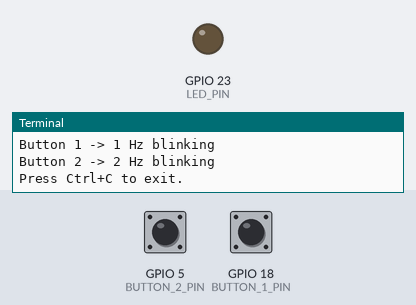
This program was run on a simulated Raspberry Pi (BCM pin numbers). On the bench: output pins drawn as LEDs (lit = HIGH), the last lines printed to the terminal. Dashed ring = blinking. The test bench sets the inputs (shaded band); at power-on: GPIO 5 (BUTTON_2_PIN) HIGH, GPIO 18 (BUTTON_1_PIN) HIGH.

Above: at 1.2 s.
1.3 s: GPIO 5 (BUTTON_2_PIN) pulled LOW for 0.15 s
At 1.62 s:
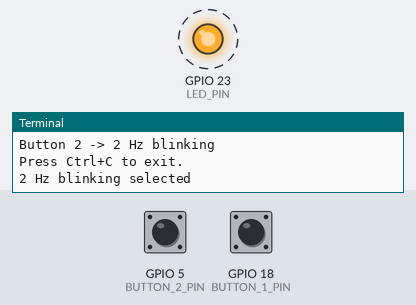
4.4 s: GPIO 18 (BUTTON_1_PIN) pulled LOW for 0.15 s
At 5.1 s:
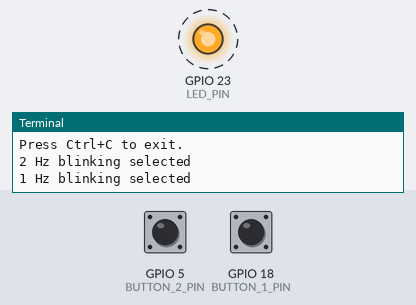
Timing chart, 0 to 13.4 s (numbered marks = the images above; inputs shaded):
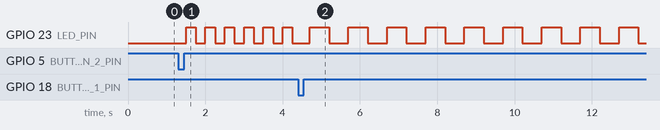

Measured:
- after the input at 1.3 s, GPIO 23 (LED_PIN): alternates HIGH for 0.25 s and LOW for 0.25 s, starting after 0.20 s
- after the input at 4.4 s, GPIO 23 (LED_PIN): alternates HIGH for 0.50 s and LOW for 0.50 s, starting after 0.30 s

The program:

led_blink_frequency.py
```python
#!/usr/bin/env python3

import time
import RPi.GPIO as GPIO

BUTTON_1_PIN = 18
BUTTON_2_PIN = 5
LED_PIN = 23

blink_delay = None


def setup():
    GPIO.setmode(GPIO.BCM)
    GPIO.setup(BUTTON_1_PIN, GPIO.IN, pull_up_down=GPIO.PUD_UP)
    GPIO.setup(BUTTON_2_PIN, GPIO.IN, pull_up_down=GPIO.PUD_UP)
    GPIO.setup(LED_PIN, GPIO.OUT)
    GPIO.output(LED_PIN, GPIO.LOW)


def main():
    global blink_delay

    setup()
    print("LED frequency control started.")
    print("Button 1 -> 1 Hz blinking")
    print("Button 2 -> 2 Hz blinking")
    print("Press Ctrl+C to exit.")

    led_state = False

    try:
        while True:
            button_1_pressed = GPIO.input(BUTTON_1_PIN) == GPIO.LOW
            button_2_pressed = GPIO.input(BUTTON_2_PIN) == GPIO.LOW

            if button_1_pressed:
                blink_delay = 0.5
                print("1 Hz blinking selected")
                time.sleep(0.2)

            elif button_2_pressed:
                blink_delay = 0.25
                print("2 Hz blinking selected")
                time.sleep(0.2)

            if blink_delay is not None:
                led_state = not led_state
                GPIO.output(LED_PIN, led_state)
                time.sleep(blink_delay)
            else:
                GPIO.output(LED_PIN, GPIO.LOW)
                time.sleep(0.05)

    except KeyboardInterrupt:
        print("\nStopping program...")

    finally:
        GPIO.cleanup()


if __name__ == "__main__":
    main()
```
